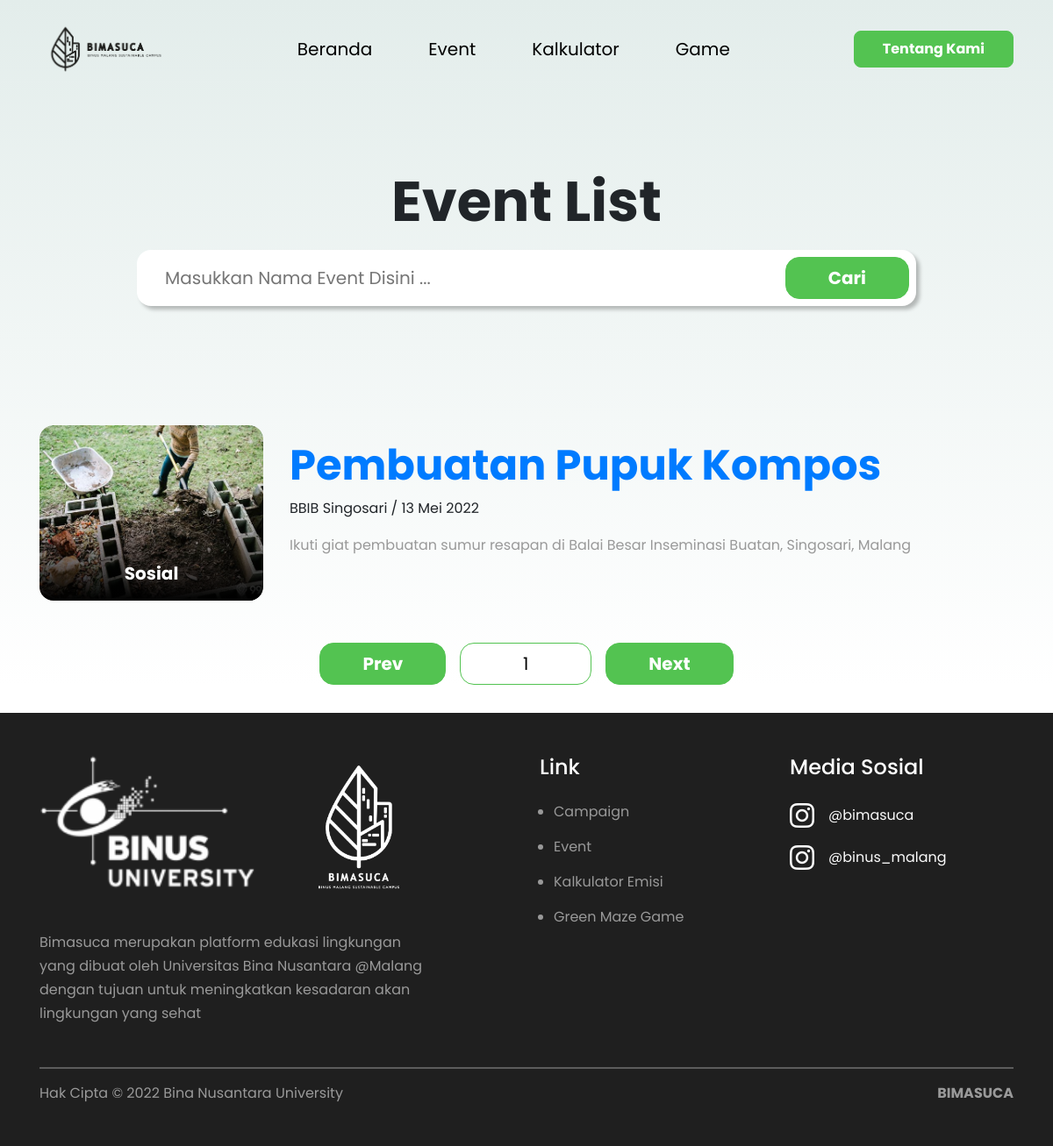
The page /view/event.php?cari=Pembuatan Pupuk Kompos on the database its author committed.
### tables this page shows
CREATE TABLE `event` (
  `id` int(100) NOT NULL,
  `nama_event` varchar(300) DEFAULT NULL,
  `tempat` varchar(300) DEFAULT NULL,
  `tanggal_post` date DEFAULT NULL,
  `tanggal` date DEFAULT NULL,
  `deskripsi` varchar(300) DEFAULT NULL,
  `gambar` varchar(300) DEFAULT NULL,
  `kategori` int(100) DEFAULT NULL
);

CREATE TABLE `kategori` (
  `id` int(100) NOT NULL,
  `kategori` varchar(300) NOT NULL
);

### view/event.php (the view, shortened to what this page needs)
<?php
    include '../koneksi.php';
    if(isset($_GET['cari'])){
        $cari = $_GET['cari'];
        $query = "SELECT
        event.id, nama_event, tempat, tanggal_post, tanggal, deskripsi, gambar,
        kategori.kategori AS nama_kategori, event.kategori AS id_kategori
        FROM event INNER JOIN kategori ON event.kategori = kategori.id
        WHERE (nama_event LIKE '%$cari%') ORDER BY tanggal DESC";
    }else{
        $query = "SELECT event.id, nama_event, tempat, tanggal_post, tanggal, deskripsi, gambar, kategori.kategori AS nama_kategori, event.kategori AS id_kategori FROM event INNER JOIN kategori ON event.kategori = kategori.id ORDER BY tanggal DESC";
    }
    $jumlahDataHalaman = 5;
    $halamanAktif = isset($_GET['halaman']) ? $_GET['halaman'] : 1;
    $awalData = ($jumlahDataHalaman * $halamanAktif) - $jumlahDataHalaman;
    $query.=" LIMIT $awalData, $jumlahDataHalaman";
    $exec = mysqli_query($koneksi,$query);
?>
<!DOCTYPE html>
<html lang="en">
<head>
    <link rel="stylesheet" href="https://cdn.jsdelivr.net/npm/bootstrap@4.6.1/dist/css/bootstrap.min.css">
    <link rel="stylesheet" href="../assets/css/styleUser.css">
</head>
<body>
    <div class="wrapper">
        <?php
            include 'layout/header.php';
        ?>
        <div class="background">
            <section class="bg-eventSearch">
                <div class="container">
                    <h1>Event List</h1>
                    <div class="input">
                        <form action="event.php" class="d-flex justify-content-between w-100" method="GET">
                            <input type="text" placeholder="Masukkan Nama Event Disini ..." id="cari" name="cari">
                            <button>Cari</button>
                        </form>
                    </div>
                </div>
            </section>
            <section class="bg-eventList">
                <div class="container">
                    <div class="eventList-container">
                        <?php while($event_fetch = mysqli_fetch_array($exec)) { ?>
                            <div class="eventList-card">
                                <?php
                                    $date = $event_fetch['tanggal'];
                                    $month = array('Januari', 'Februari', 'Maret', 'April', 'Mei', 'Juni', 'Juli', 'Agustus', 'September', 'Oktober', 'November', 'Desember');
                                    $tanggal_hari = (int)date('d', strtotime($date));
                                    $bulan_hari = $month[((int)date('m', strtotime($date))) - 1];
                                    $tahun_hari = (int)date('Y', strtotime($date));
                                ?>
                                <div class="row">
                                    <div class="col-lg-3">
                                        <div class="eventList-image">
                                            <img src="../assets/upload_images/event/<?=$event_fetch['gambar'];?>" alt="<?=$event_fetch['gambar'];?>" class="w-100">
                                            <div class="eventList-kategori">
                                                <span><?=$event_fetch['nama_kategori'];?></span>
                                            </div>
                                        </div>
                                    </div>
                                    <div class="col-lg-9">
                                        <div class="eventList-text">
                                            <a href="detailEvent.php?id=<?=$event_fetch['id'];?>">
                                                <h2><?=$event_fetch['nama_event'];?></h2>
                                            </a>
                                            <span><?=$event_fetch['tempat'];?> / <?=$tanggal_hari.' '.$bulan_hari.' '.$tahun_hari ?></span>
                                            <p>
                                                <?=$event_fetch['deskripsi'];?>
                                            </p>
                                        </div>
                                    </div>
                                </div>
                            </div>
                        <?php } ?>
                    </div>
                    <div class="eventList-page">
                        <a href="#">Prev</a>
                        <input type="text" value="1" readonly>
                        <a href="">Next</a>
                    </div>
                </div>
            </section>
        </div>
        <?php
            include 'layout/footer.php';
        ?>
    </div>
</body>
</html>

### assets/css/styleUser.css (style rules this page uses)
* { font-family: Poppins; }
.wrapper { width: 100%; }
.background { background: linear-gradient(to bottom, #e3edeb, #fff); padding-top: 2rem; }
.bg-eventSearch { padding: 7.5rem 0; padding-top: 10rem; text-align: center; }
.bg-eventSearch h1 { font-size: 4em; font-weight: bold; margin-bottom: 1rem; }
.bg-eventSearch .input { background-color: #fff; box-shadow: 4px 4px 4px rgb(0, 0, 0, 0.25); border-radius: 1rem; padding: .5rem; width: 80%; margin: auto; display: flex; justify-content: space-between; }
.bg-eventSearch .input input { border: 0; outline: none; padding: .5rem 1.5rem; flex-grow: 1; font-size: 1.25em; min-width: 100px; }
.bg-eventSearch .input button { border: 1px solid #53C351; padding: .5rem 3rem; background-color: #53C351; border-radius: 1rem; color: #fff; font-weight: bold; font-size: 1.25em; cursor: pointer; transition: .3s; }
.eventList-card { padding: 1rem 0; }
.eventList-image { width: 100%; position: relative; }
.eventList-image img { border-radius: 1rem; object-fit: cover; height: 200px; }
.eventList-kategori { position: absolute; bottom: 0; left: 0; width: 100%; height: 50%; background: linear-gradient(to top, rgb(0, 0, 0), rgb(0, 0, 0, 0)); text-align: center; display: flex; justify-content: center; align-items: flex-end; border-radius: 0 0 1rem 1rem; }
.eventList-kategori span { color: #fff; font-weight: bold; font-size: 1.25em; margin-bottom: 1rem; }
.eventList-text { display: flex; justify-content: center; flex-direction: column; height: 100%; }
.eventList-text h2 { font-size: 3em; font-weight: bold; }
.eventList-text p { padding: 1rem 0; color: #999; line-height: 1.7; }
.eventList-page { display: flex; justify-content: center; align-items: center; margin: 2rem; }
.eventList-page a { background-color: #53C351; border: 1px solid #53C351; padding: .5rem 3rem; font-weight: bold; border-radius: 1rem; color: #fff; margin: 0 1rem; font-size: 1.25em; transition: .3s; }
.eventList-page input { padding: .5rem 1rem; border: 1px solid #53C351; outline: none; width: auto; border-radius: 1rem; width: 150px; text-align: center; font-size: 1.25em; }
@media (min-width: 576px) { .eventList-text { margin-top: 1rem; } }
@media (min-width: 576px) { .bg-eventSearch .input { width: 100%; } }
@media (min-width: 576px) { .bg-eventSearch h1 { font-size: 3em; } }
@media (min-width: 576px) { .bg-eventSearch .input input, .bg-eventSearch .input button, .eventList-page a, .eventList-page input { font-size: 1em; } }
@media (min-width: 576px) { .eventList-page a { padding: 0.5rem 1.5rem; } }
@media (min-width: 576px) { .eventList-page input { width: 75px; } }
@media (min-width: 576px) { .bg-eventSearch .input button { padding: 0.5rem 3rem; } }
@media (min-width: 768px) { .eventList-text { margin-top: 1rem; } }
@media (min-width: 768px) { .bg-eventSearch .input { width: 100%; } }
@media (min-width: 768px) { .bg-eventSearch h1 { font-size: 4em; } }
@media (min-width: 768px) { .bg-eventSearch .input input, .bg-eventSearch .input button, .eventList-page a, .eventList-page input { font-size: 1.25em; } }
@media (min-width: 768px) { .eventList-page a { padding: 0.5rem 3rem; } }
@media (min-width: 768px) { .eventList-page input { width: 150px; } }
@media (min-width: 768px) { .bg-eventSearch .input button { padding: 0.5rem 3rem; } }
@media (min-width: 992px) { .eventList-text { margin-top: 0rem; } }
@media (min-width: 992px) { .bg-eventSearch .input { width: 90%; } }
@media (min-width: 992px) { .bg-eventSearch h1 { font-size: 4em; } }
@media (min-width: 992px) { .bg-eventSearch .input input, .bg-eventSearch .input button, .eventList-page a, .eventList-page input { font-size: 1.25em; } }
@media (min-width: 992px) { .eventList-page a { padding: 0.5rem 3rem; } }
@media (min-width: 992px) { .eventList-page input { width: 150px; } }
@media (min-width: 992px) { .bg-eventSearch .input button { padding: 0.5rem 3rem; } }
@media (min-width: 1200px) { .eventList-text { margin-top: 0rem; } }
@media (min-width: 1200px) { .bg-eventSearch .input { width: 80%; } }
@media (min-width: 1200px) { .bg-eventSearch h1 { font-size: 4em; } }
@media (min-width: 1200px) { .bg-eventSearch .input input, .bg-eventSearch .input button, .eventList-page a, .eventList-page input { font-size: 1.25em; } }
@media (min-width: 1200px) { .eventList-page a { padding: 0.5rem 3rem; } }
@media (min-width: 1200px) { .eventList-page input { width: 150px; } }
@media (min-width: 1200px) { .bg-eventSearch .input button { padding: 0.5rem 3rem; } }

### rows shown on the page
event: gambar (picture), kategori.kategori "Sosial", nama_event "Pembuatan Pupuk Kompos", tempat "BBIB Singosari", tanggal "13", tanggal "Mei", tanggal "2022", deskripsi "Ikuti giat pembuatan sumur resapan di Balai Besar Inseminasi Buatan, Singosari, Malang"
